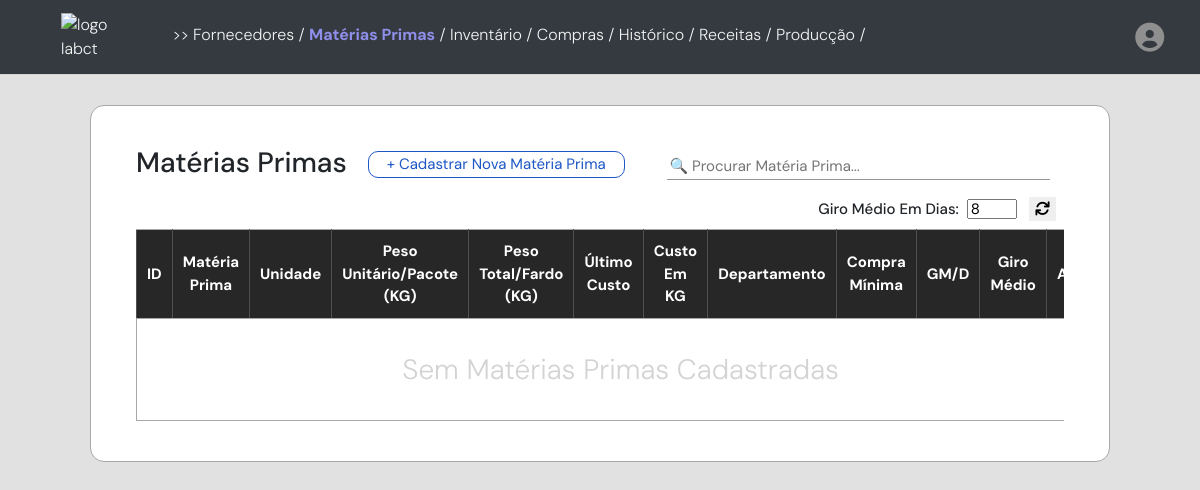
Before: /materiasprimas (signed in) with the older database file.
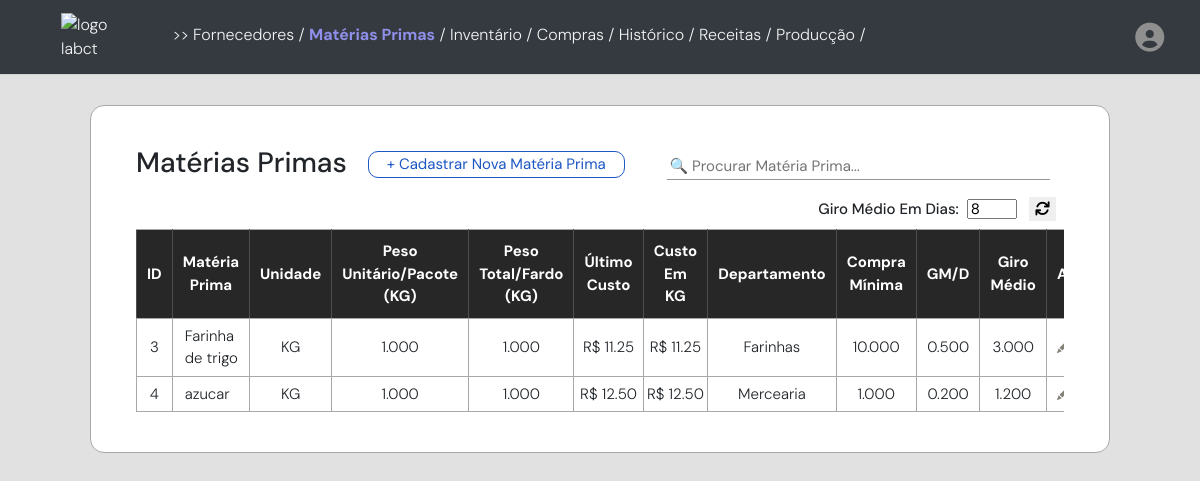
After: the same page with the newer database file.
### models/materiasprimas_model.py (models this page shows, shortened)
class MateriasPrimas(db.Model):
    __tablename__ = "materiasprimas"
    __table_args__ = {"extend_existing": True}
    id_mp = db.Column(db.Integer, primary_key=True, autoincrement=True)
    nome_mp = db.Column(db.String(75))
    unidade_mp = db.Column(db.Enum('KG', 'UN'))
    pesounitario_mp = db.Column(db.Numeric(10, 3))
    pesototal_mp = db.Column(db.Numeric(10, 3))
    custo_mp = db.Column(db.Numeric(10, 2))
    custoemkg_mp = db.Column(db.Numeric(10, 2))
    departamento_mp = db.Column(db.Enum('Carnes', 'Farinhas', 'Hortifruti', 'Mercearia', 'Misturas', 'Ovos', 'Queijos'))
    pedidomin_mp = db.Column(db.Numeric(10,3))
    gastomedio_mp = db.Column(db.Numeric(10, 3))
    gms_mp = db.Column(db.Numeric(10, 3))
    user_id = db.Column(db.Integer, db.ForeignKey('usuarios.id'), nullable=False)
    estoque = db.relationship("Estoque", back_populates="materias_primas")
    usuarios = db.relationship("Usuarios", back_populates="materias_primas")
    inventariodados = db.relationship("InventarioDados", back_populates="materias_primas")
    receitasmateriasprimas = db.relationship("ReceitaMateriasPrimas", back_populates="materias_primas")
    producdados = db.relationship("ProducDados", back_populates="materias_primas")

### app.py (the view, shortened to what this page needs)
@app.route('/materiasprimas', methods=['GET', 'POST'])
@login_required
def materiasPrimas():
    config = Config.query.filter_by(user_id=current_user.id).first()
    giromedio = config.giro_medio if config else 6
    print(giromedio)
    cost_per_unit = 2
    materiasprimas = MateriasPrimas.query.filter_by(user_id=current_user.id).all()
    materiaprima_schema = MateriasPrimasSchema(many=True)
    serialized_data_mp = materiaprima_schema.dump(materiasprimas)
    config = Config.query.first()
    if config:
        giro_medio = config.giro_medio
    else:
        giro_medio = 6
    return render_template('materiasprimas.html', materiasprimas = serialized_data_mp, giromedio=giro_medio)

### app.py (called while the page is built)
@login_manager.user_loader
def user_loader(user_id):
    return Usuarios.query.get(int(user_id))

### templates/materiasprimas.html (shortened to what the changed rows need)
{% extends "base.html" %}
{% block content %}
<body>
    <div class="container">
        <div class="tabela">
            <div class="table-responsive">
                <table id="materiasprimasTable">
                    <thead>
                        <tr>
                            <th class="hide" onclick="toggleSort(0)" style="width: 2%;">ID</th>
                            <th onclick="toggleSort(1)" style="width: 21%;">Matéria Prima</th>
                            <th class="hide" onclick="toggleSort(2)">Unidade</th>
                            <th class="hide" onclick="toggleSort(3)">Peso Unitário/Pacote (KG)</th>
                            <th class="hide" onclick="toggleSort(4)">Peso Total/Fardo (KG)</th>
                            <th class="hide" onclick="toggleSort(5)">Último Custo</th>
                            <th class="hide" onclick="toggleSort(6)">Custo Em KG</th>
                            <th onclick="toggleSort(7)">Departamento</th>
                            <th class="hide" onclick="toggleSort(8)">Compra Mínima</th>
                            <th class="hide" onclick="toggleSort(9)">GM/D</th>
                            <th class="hide" onclick="toggleSort(10)">Giro Médio</th>
                            <th>Ação</th>
                        </tr>
                    </thead>
                    <tbody>
                        {% if not materiasprimas %}
                            <tr class="semCompras">
                                <td colspan="15">
                                    <h3 style="font-weight: 300; color: lightgray; margin-block: 28px;">
                                        Sem Matérias Primas Cadastradas</h3>
                                </td>
                            </tr>
                            {% endif %}
                        {% for materiaprima in materiasprimas %}
                        <tr>
                            <td class="hide">{{ materiaprima.id_mp }}</td>
                            <td class="tdmp">{{ materiaprima.nome_mp }}</td>
                            <td class="hide">{{ materiaprima.unidade_mp }}</td>
                            <td class="hide"> {{ materiaprima.pesounitario_mp }}</td>
                            <td class="hide">{{ materiaprima.pesototal_mp}}</td>
                            <td class="hide"> R$ {{ materiaprima.custo_mp}}</td>
                            <td class="hide"> R$ {{ materiaprima.custoemkg_mp }}</td>
                            <td>{{ materiaprima.departamento_mp}}</td>
                            <td class="hide">{{ materiaprima.pedidomin_mp}}</td>
                            <td class="hide">{{ materiaprima.gastomedio_mp}}</td>
                            <td class="hide">{{ materiaprima.gms_mp}}</td>
                            <td>
                                <div class="actionButtons">
                                    <svg xmlns="http://www.w3.org/2000/svg" width="12" height="12" fill="#85827a"
                                        class="bi bi-pencil-fill" viewBox="0 0 16 16" type="button" style="margin: 2px;"
                                        data-toggle="modal" data-target="#editModal{{ materiaprima.id_mp }}">
                                        <path
                                            d="M12.854.146a.5.5 0 0 0-.707 0L10.5 1.793 14.207 5.5l1.647-1.646a.5.5 0 0 0 0-.708zm.646 6.061L9.793 2.5 3.293 9H3.5a.5.5 0 0 1 .5.5v.5h.5a.5.5 0 0 1 .5.5v.5h.5a.5.5 0 0 1 .5.5v.5h.5a.5.5 0 0 1 .5.5v.207zm-7.468 7.468A.5.5 0 0 1 6 13.5V13h-.5a.5.5 0 0 1-.5-.5V12h-.5a.5.5 0 0 1-.5-.5V11h-.5a.5.5 0 0 1-.5-.5V10h-.5a.5.5 0 0 1-.175-.032l-.179.178a.5.5 0 0 0-.11.168l-2 5a.5.5 0 0 0 .65.65l5-2a.5.5 0 0 0 .168-.11z" />
                                    </svg>
                                </div>
                            </td>
                        </tr>
                        {% endfor %}
                    </tbody>
                </table>
            </div>
        </div>
    </div>
</body>
{% endblock %}

Changed rows visible on the page:
added MateriasPrimas: id_mp "3", nome_mp "Farinha de trigo", unidade_mp "KG", pesounitario_mp "1.000", pesototal_mp "1.000", custo_mp "11.25", custoemkg_mp "11.25", departamento_mp "Farinhas", pedidomin_mp "10.000", gastomedio_mp "0.500", gms_mp "3.000"
added MateriasPrimas: id_mp "4", nome_mp "azucar", unidade_mp "KG", pesounitario_mp "1.000", pesototal_mp "1.000", custo_mp "12.50", custoemkg_mp "12.50", departamento_mp "Mercearia", pedidomin_mp "1.000", gastomedio_mp "0.200", gms_mp "1.200"
Other visible differences:
text no longer shown: "Sem Matérias Primas Cadastradas"
